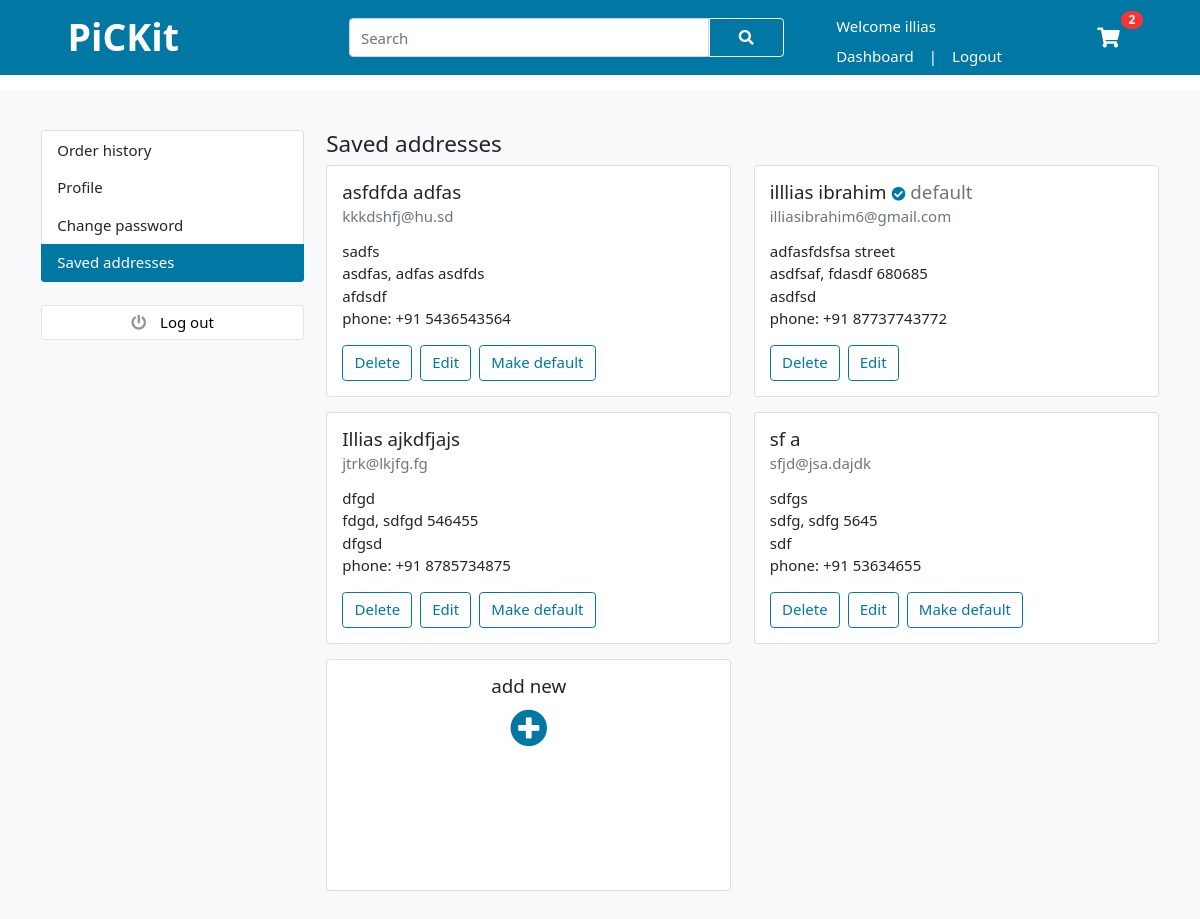
Page /saved-address/ (signed in) on the committed database.
### user/models.py (models this page shows, shortened)
class Account(AbstractBaseUser):
    first_name      = models.CharField(max_length=50)
    last_name       = models.CharField(max_length=50)
    email           = models.EmailField(max_length=100, unique=True)
    username        = models.CharField(max_length=50, blank=True)
    phone           = models.CharField(max_length=13, unique=True)
    has_access      = models.BooleanField(default=True)
    data_joined     = models.DateTimeField(auto_now_add=True)
    last_login      = models.DateTimeField(auto_now=True)
    is_admin        = models.BooleanField(default=False)
    is_active       = models.BooleanField(default=True)
    is_staff        = models.BooleanField(default=False)
    is_superadmin   = models.BooleanField(default=False)
    USERNAME_FIELD  = 'phone'
    REQUIRED_FIELDS = ['first_name', 'last_name', 'email','username']
    objects = MyAccountManager()

class DeliveryAddress(models.Model):
    user           = models.ForeignKey(Account,on_delete=models.CASCADE)
    first_name     = models.CharField(max_length=50)
    last_name      = models.CharField(max_length=50)
    phone          = models.CharField(max_length=15)
    email          = models.EmailField(max_length=100)
    country        = models.CharField(max_length=30)
    state          = models.CharField(max_length=30)
    street         = models.CharField(max_length=100)
    city           = models.CharField(max_length=50)
    pin            = models.CharField(max_length=10)
    building       = models.CharField(max_length=50, blank=True)
    landmark       = models.CharField(max_length=50,blank=True)

### user/views.py (the view)
# urls.py: path('saved-address/',views.saved_address,name='saved-address'),
def saved_address(request):
    addresses = DeliveryAddress.objects.all().filter(user=request.user)
    is_default = default = DefaultAddress.objects.filter(user=request.user).exists()
    if is_default:
        default = DefaultAddress.objects.get(user = request.user)
    address_form = AddressForm()
    context = {
        'addresses' : addresses,
        'default': default,
        'is_default':is_default,
        'address_form':address_form,
    }
    return render(request,'user/addresses.html',context)

### user/context_processors.py (called while the page is built)
def menu_links(request):
    links = Category.objects.all()
    return dict(links=links)

def counter(request):
    cart_count = 0
    if 'admin' in request.path:
        return {}
    else:
        try:
            cart = Cart.objects.filter(cart_id = _cart_id(request))
            if request.user.is_authenticated:
                cart_items = CartItem.objects.all().filter(user= request.user)
            else:
                cart_items = CartItem.objects.all().filter(cart=cart[:1])
            for cart_item in cart_items:
                cart_count += cart_item.quantity
        except Cart.DoesNotExist:
            cart_count = 0
    return dict(cart_count = cart_count)

### user/views.py (called while the page is built)
def _cart_id(request):
    cart = request.session.session_key
    if not cart:
        cart = request.session.create()
    return cart

### templates/user/addresses.html (shortened to what this page needs)
{% extends 'user/base.html' %}
{% load static %}
{% block content %}
<section class="section-conten padding-y bg">
    <div class="container">
        <div class="row">
            <aside class="col-lg-3 filter">
                <ul class="list-group">
                    <a class="list-group-item " href="{% url 'account' %}"> Order history </a>
                    <a class="list-group-item " href="{% url 'profile' %}">Profile</a>
                    <a class="list-group-item " href="{% url 'change-password' %}">Change password</a>
                    <a class="list-group-item activate" style="color: white;">Saved addresses</a>
                </ul>
                <br>
                <a class="btn btn-light btn-block" href="#"> <i class="fa fa-power-off"></i> <span class="text">Log
                        out</span> </a>
            </aside>
            <main class="col-lg-9">
                <h4>Saved addresses </h4>
                <div class="row">
                    {% for address in addresses %}
                    <div class="col-md-6">
                        <div class="card mb-3">
                            <div class="card-body">
                                <h5 class="card-title">{{ address.first_name }} {{ address.last_name }}
                                    {% if address == default.default_address %}<span class="text-secondary"><i
                                            class="fas fa-check-circle fa-xs text-major"></i> default</span>{% endif %}
                                </h5>
                                <h6 class="card-subtitle mb-2 text-muted">{{ address.email }}</h6>
                                <p class="card-text">
                                <p>{{address.street}}
                                    <br>{{address.city}}, {{address.state}}
                                    {{address.pin}}
                                    <br>{{address.country}}
                                    <br>phone: +91 {{address.phone}}
                                </p>
                                </p>
                                <a class="btn btn-outline-major mr-1"
                                    onclick="return confirm('Are you sure you want to delete this address?')"
                                    href="{% url 'delete-address' address.id %}" class="mr-2 text-major ">Delete</a>
                                <button onclick="editAddress('{{ address.id }}')" class="mr-1 btn btn-outline-major">Edit</button>
                                {% if address != default.default_address %}
                                <a onclick="return" href="{% url 'make-default' address.id %}"
                                    class=" btn btn-outline-major">Make default</a>
                                {% endif %}
                            </div>
                        </div>
                    </div>
                    {% endfor %}
                    <div class="col-md-6">
                        <div class="card mb-3" style="height: 15.5em;">
                            <div class="card-body ">
                                <div class="d-flex flex-column align-items-center justify-content-center">
                                    <h5 class="card-title">add new</h5>
                                    <a id="showAddAddress">
                                        <h1><i class="fas fa-plus-circle text-major"></i></h1>
                                    </a>
                                </div>
                            </div>
                        </div>
                    </div>
                </div>
            </main>
        </div>
    </div>
</section>
{% endblock %}

### templates/user/includes/nav.html (shortened to what this page needs)
{% load static %}
<header class="nav-container" >
    <div class="container">
        <nav class="navbar navbar-expand-lg ">
            <div class="container-fluid	">
                <a class="pickit" href="{% url 'home' %}"><p>PiCKit</p></a>
                <div class="collapse navbar-collapse justify-content-end" id="navbarSupportedContent">
                    <form action="{% url 'search' %}" class="d-flex nav-search search-nav ">
                        <input name="search_key" class="form-control search-nav search-nav-input" type="search" placeholder="Search"
                            aria-label="Search">
                        <button  class="btn btn-outline-light search-nav search-nav-btn" type="submit"><i
                                class="fas fa-search"></i></button>
                    </form>
                    <div class="d-flex flex-row">
                        {% if user.id is None %}
                        <div class="d-flex flex-column welcome">
                            <ul class="navbar-nav me-auto mb-2 mb-lg-0">
                                <li class="text-white nav-link">Welcome guest!</li>
                            </ul>
                            <ul class="navbar-nav me-auto mb-2 mb-lg-0">
                                <li class="nav-item">
                                    <a class="nav-link active" href="{% url 'sign-in' %}">Sign in</a>
                                </li>
                                <li class="nav-item pipe">
                                    <p class="nav-link text-white">|</p>
                                </li>
                                <li class="nav-item">
                                    <a class="nav-link active" href="{% url 'sign-up' %}">Sign up</a>
                                </li>
                                <li class="nav-item">
                                    <a class="nav-link active filter-text" href="{% url 'cart' %}">Cart</a>
                                </li>
                            </ul>
                        </div>
                        {% else %}
                        <div class="d-flex flex-column welcome">
                            <ul class="navbar-nav me-auto mb-2 mb-lg-0">
                                <li class="text-white nav-link cart-icon">Welcome {{ user.first_name }}</li>
                            </ul>
                            <ul class="navbar-nav me-auto mb-2 mb-lg-0">
                                <li class="nav-item">
                                    <a class="nav-link active" href="{% url 'account' %}">Dashboard</a>
                                </li>
                                <li class="nav-item pipe">
                                    <p class="nav-link text-white">|</p>
                                </li>
                                <li class="nav-item">
                                    <a class="nav-link active" href="{% url 'logout' %}">Logout</a>
                                </li>
                            </ul>
                        </div>
                        {% endif %}
                        <div class="align-self-center">
                            <a href="{% url 'cart' %}" class="widget-header pl-3 ml-3">
                                <div class=" cart icon cart-icon icon-sm"><i class="fa fa-shopping-cart"></i>
                                </div id="cartCount">
                                <span id="badgeCount"  class="badge badge-pill badge-danger notify">{{ cart_count }}</span>
                            </a>
                        </div>
                    </div>
                </div>
            </div>
        </nav>
    </div>
</header>

### static/users/css/ui.css (style rules this page uses)
html { font-family: "Inter", sans-serif; font-size: 15px; }
:root { --major:#0078a3; --cyan-mix:#4ac0d0; }
.icon-xs, .icon-sm, .icon-md, .icon-lg { display: inline-block; text-align: center; flex-shrink: 0; flex-grow: 0; }
.icon-sm { width: 48px; height: 48px; line-height: 48px !important; font-size: 20px; }
.padding-y { padding-top: 40px; padding-bottom: 40px; }
.bg { background-color: #f8f9fa; }
p:last-child { margin-bottom: 0; }
.nav-link { color: white; padding-bottom: 0%; text-decoration: none; }
.widget-header { display: inline-block; vertical-align: middle; position: relative; }
.widget-header i { color: #969696; }
.widget-header .notify { position: absolute; top: -3px; right: -10px; }
.pickit { margin-right: 2rem; color: white; font-size: 2.5rem; font-weight: bold; text-decoration: none; }
.search-nav-btn { background: var(--major); color: white;; border-top-left-radius: 0px; border-bottom-left-radius: 0px; border: 1px solid white; width: 5em; }
.search-nav-input { width: 24em; height: 2.6em; border-top-right-radius: 0px; border-bottom-right-radius: 0px; }
.cart-icon i { color: white; text-decoration: none; }
.nav-container { background: var(--major); position: fixed; top: 0%; left: 0%; width: 100vw; margin: 0; z-index: 4; }
.btn-light { background-color: #fff; border-color: #e4e4e4; }
.btn-light i { color: #969696; }
.btn i + .text { margin-left: 10px; }
.notify { position: absolute; top: -4px; right: -10px; display: inline-block; padding: 0.25em 0.6em; font-size: 12px; line-height: 1; text-align: center; border-radius: 3rem; color: #fff; background-color: #fa3434; }
.text-major { color: var(--major); text-decoration: none; }
.activate { background-color: var(--major); border-color: var(--major); color: white; }
.btn-outline-major { border-color: var(--major); color: var(--major); background-color: white; }
@media (min-width:992px) { .welcome { margin: 0 3em; } }

### rows in the picture
Account: first_name "illias"
DeliveryAddress: first_name "asfdfda", last_name "adfas", email "kkkdshfj@hu.sd", street "sadfs", city "asdfas", state "adfas", pin "asdfds", country "afdsdf", phone "5436543564", shows "Make default"
DeliveryAddress: first_name "illlias", last_name "ibrahim", shows "default", email "illiasibrahim6@gmail.com", street "adfasfdsfsa street", city "asdfsaf", state "fdasdf", pin "680685", country "asdfsd", phone "87737743772"
DeliveryAddress: first_name "Illias", last_name "ajkdfjajs", email "jtrk@lkjfg.fg", street "dfgd", city "fdgd", state "sdfgd", pin "546455", country "dfgsd", phone "8785734875", shows "Make default"
DeliveryAddress: first_name "sf", last_name "a", email "sfjd@jsa.dajdk", street "sdfgs", city "sdfg", state "sdfg", pin "5645", country "sdf", phone "53634655", shows "Make default"

### other values in the picture
{{ cart_count }} "2"
